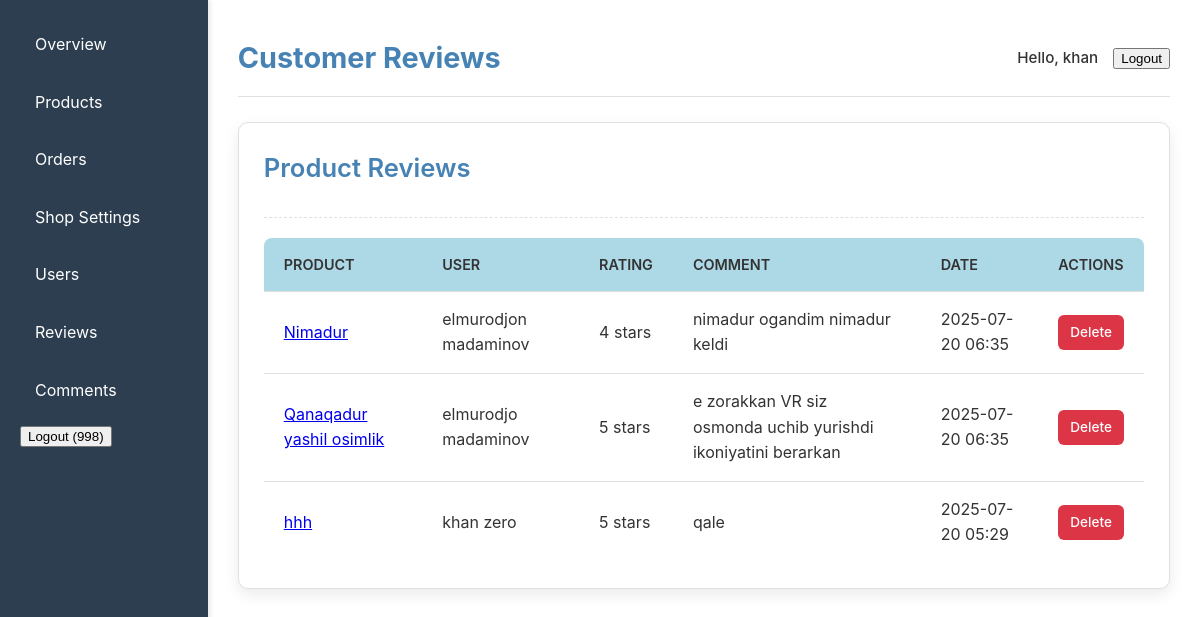
Page /dashboard/reviews/ (signed in) on the committed database.
### core/models.py (models this page shows, shortened)
class CustomUser(AbstractUser):
    username = models.CharField(max_length=150, unique=False, blank=True, null=True) # Make username non-unique and nullable
    phone_number = models.CharField(max_length=20, unique=True, help_text="User's phone number, used for login.")
    address = models.TextField(blank=True, null=True)
    profile_picture = models.ImageField(upload_to='users/profile_pictures/', blank=True, null=True)
    is_seller = models.BooleanField(default=False, help_text="Designates whether this user can own a shop.")
    class RoleChoices(models.TextChoices):
        BUYER = 'buyer', 'Buyer'
        SELLER = 'seller', 'Seller'
        ADMIN = 'admin', 'Admin'
    role = models.CharField(
        max_length=10,
        choices=RoleChoices.choices,
        default=RoleChoices.BUYER,
        help_text="User's role in the system."
    )
    USERNAME_FIELD = 'phone_number' # This tells Django to use phone_number for login
    REQUIRED_FIELDS = ['first_name', 'last_name'] # Fields required when creating a user via createsuperuser command
    objects = CustomUserManager() # Assign our custom manager
    groups = models.ManyToManyField(
        'auth.Group',
        verbose_name=_('groups'),
        blank=True,
        help_text=_('The groups this user belongs to. A user will get all permissions granted to each of their groups.'),
        related_name="customuser_groups",
        related_query_name="customuser",
    )
    user_permissions = models.ManyToManyField(
        'auth.Permission',
        verbose_name=_('user permissions'),
        blank=True,
        help_text=_('Specific permissions for this user.'),
        related_name="customuser_user_permissions",
        related_query_name="customuser_permission",
    )
    class Meta(AbstractUser.Meta): # Inherit meta options from AbstractUser
        swappable = 'AUTH_USER_MODEL' # Important for custom user models
        verbose_name = _('user')
        verbose_name_plural = _('users')

class Review(models.Model):
    product = models.ForeignKey(Product, on_delete=models.CASCADE, related_name='reviews')
    user = models.ForeignKey(settings.AUTH_USER_MODEL, on_delete=models.CASCADE, related_name='reviews')
    rating = models.IntegerField(
        choices=[(i, str(i)) for i in range(1, 6)], # 1 to 5 stars
        help_text="Rating from 1 to 5 stars"
    )
    comment_text = models.TextField(blank=True, null=True)
    review_date = models.DateTimeField(auto_now_add=True)
    class Meta:
        ordering = ['-review_date']
        unique_together = ('product', 'user') # One review per user per product
        verbose_name_plural = "Reviews"

class Product(models.Model):
    shop = models.ForeignKey(
        Shop,
        on_delete=models.CASCADE,
        related_name='products',
        help_text="The shop selling this product"
    )
    name = models.CharField(max_length=255)
    slug = models.SlugField(unique=True, max_length=255, blank=True) # Make blank=True for auto-generation
    description = models.TextField(blank=True, null=True)
    price = models.DecimalField(max_digits=10, decimal_places=2)
    category = models.ForeignKey(
        Category,
        on_delete=models.SET_NULL,
        null=True,
        blank=True,
        related_name='products'
    )
    stock = models.IntegerField(default=0)
    available = models.BooleanField(default=True, help_text="Is the product currently available for purchase?")
    created_at = models.DateTimeField(auto_now_add=True)
    updated_at = models.DateTimeField(auto_now=True)
    class Meta:
        ordering = ['-created_at']

### dashboard/views.py (the view)
# urls.py: path('reviews/', views.review_list, name='review_list'),
@login_required
@user_passes_test(lambda u: u.is_seller or u.is_superuser)
def review_list(request):
    if request.user.is_superuser:
        reviews = Review.objects.all().order_by('-review_date')
    elif request.user.is_seller and hasattr(request.user, 'shop_profile'):
        reviews = Review.objects.filter(product__shop=request.user.shop_profile).order_by('-review_date')
    else:
        reviews = Review.objects.none()
    context = {'reviews': reviews}
    return render(request, 'core/review_list.html', context)

### core/templates/core/review_list.html (shortened to what this page needs)
{% extends 'core/base_dashboard.html' %}
{% load static %}
{% block page_title %}Customer Reviews{% endblock page_title %}
{% block content %}
    <div class="dashboard-card">
        <div class="card-header">
            <h2>Product Reviews</h2>
        </div>
        <div class="card-body">
            {% if reviews %}
            <table>
                <thead>
                    <tr>
                        <th>Product</th>
                        <th>User</th>
                        <th>Rating</th>
                        <th>Comment</th>
                        <th>Date</th>
                        <th>Actions</th>
                    </tr>
                </thead>
                <tbody>
                    {% for review in reviews %}
                    <tr>
                        <td><a href="{% url 'dashboard:product_edit' review.product.slug %}">{{ review.product.name }}</a></td>
                        <td>{{ review.user.get_full_name|default:review.user.phone_number }}</td>
                        <td>{{ review.rating }} stars</td>
                        <td>{{ review.comment_text|truncatechars:100 }}</td>
                        <td>{{ review.review_date|date:"Y-m-d H:i" }}</td>
                        <td>
                            <a href="#" class="btn btn-sm btn-danger">Delete</a>
                        </td>
                    </tr>
                    {% endfor %}
                </tbody>
            </table>
            {% else %}
            <p>No reviews found.</p>
            {% endif %}
        </div>
    </div>
{% endblock content %}

### core/templates/core/base_dashboard.html (shortened to what this page needs)
<!DOCTYPE html>
<html lang="en">
{% load static %}
<head>
    <link rel="stylesheet" href="{% static 'css/dashboard.css' %}">
</head>
<body>
    <div class="dashboard-wrapper">
        <aside class="sidebar">
            <nav>
                <ul>
                    <li><a href="{% url 'dashboard:dashboard_overview' %}">Overview</a></li>
                    <li><a href="{% url 'dashboard:product_list' %}">Products</a></li>
                    <li><a href="{% url 'dashboard:order_list' %}">Orders</a></li>
                    {% if user.is_seller %}
                    <li><a href="{% url 'dashboard:shop_settings' %}">Shop Settings</a></li>
                    {% endif %}
                    {% if user.is_superuser %}
                    <li><a href="{% url 'dashboard:user_management' %}">Users</a></li>
                    {% endif %}
                    <li><a href="{% url 'dashboard:review_list' %}">Reviews</a></li>
                    <li><a href="{% url 'dashboard:comment_list' %}">Comments</a></li>
                    {% if user.is_authenticated and request.resolver_match.url_name != 'login' %}
                        <li>
                            <form action="{% url 'logout' %}" method="post" style="display: inline;">
                                <button type="submit" class="logout-button">Logout ({{ user.phone_number }})</button>
                            </form>
                        </li>
                    {% else %}
                        <li><a href="{% url 'login' %}">Login</a></li>
                        <li><a href="{% url 'register' %}">Register</a></li>
                    {% endif %}
                </ul>
            </nav>
        </aside>
        <main class="main-content">
            <header class="top-nav">
                <h1>{% block page_title %}{% endblock page_title %}</h1>
                <div class="user-info">
                    <span>Hello, {{ user.first_name }}</span>
                    <form action="{% url 'logout' %}" method="post" style="display: inline;">
                        <button type="submit" class="logout-button">Logout</button>
                    </form>
                </div>
            </header>
            <div class="content-area">
                {% block content %}
                {% endblock content %}
            </div>
        </main>
    </div>
    </body>
</html>

### static/css/dashboard.css (style rules this page uses)
:root { --color-primary-light-blue: #87CEEB; --color-secondary-light-blue: #ADD8E6; --color-text-blue: #4682B4; --color-background-white: #FFFFFF; --color-text-dark: #333333; --color-text-light: #666666; --color-border: #e0e0e0; --color-sidebar-bg: #2c3e50; }
body { font-family: 'Inter', 'Arial', 'Helvetica', sans-serif; margin: 0; background-color: var(--color-background-white); color: var(--color-text-dark); line-height: 1.6; }
h1, h2, h3, h4, h5, h6 { color: var(--color-text-blue); margin-top: 0; margin-bottom: 0.5em; }
.dashboard-wrapper { display: flex; min-height: 100vh; }
.sidebar { width: 250px; background-color: var(--color-sidebar-bg); color: white; padding: 20px; box-shadow: 2px 0 5px rgba(0,0,0,0.1); }
.sidebar nav ul { list-style: none; padding: 0; margin: 0; }
.sidebar nav ul li a { color: white; text-decoration: none; display: flex; align-items: center; padding: 12px 15px; border-radius: 6px; margin-bottom: 8px; transition: background-color 0.2s ease, color 0.2s ease; }
.main-content { flex-grow: 1; padding: 20px 30px; }
.top-nav { display: flex; justify-content: space-between; align-items: center; padding: 15px 0; border-bottom: 1px solid var(--color-border); margin-bottom: 25px; }
.top-nav h1 { margin: 0; font-size: 1.8em; color: var(--color-text-blue); }
.user-info { display: flex; align-items: center; gap: 15px; font-size: 0.95em; }
.user-info span { font-weight: 500; }
.dashboard-card { background-color: var(--color-background-white); border-radius: 10px; box-shadow: 0px 6px 15px rgba(0, 0, 0, 0.08); padding: 25px; margin-bottom: 25px; border: 1px solid var(--color-border); }
.card-header { display: flex; justify-content: space-between; align-items: center; margin-bottom: 20px; padding-bottom: 15px; border-bottom: 1px dashed var(--color-border); }
.card-header h2 { font-size: 1.6em; color: var(--color-text-blue); font-weight: 600; }
.btn { padding: 10px 20px; border-radius: 6px; text-decoration: none; font-weight: 600; cursor: pointer; border: none; transition: background-color 0.2s ease, color 0.2s ease, transform 0.1s ease; display: inline-flex; align-items: center; gap: 8px; }
.btn-danger { background-color: #dc3545; color: white; }
.btn-sm { padding: 7px 12px; font-size: 0.85em; font-weight: 500; }
table { width: 100%; border-collapse: separate; border-spacing: 0; margin-top: 20px; background-color: var(--color-background-white); border-radius: 8px; overflow: hidden; }
table th, table td { padding: 15px 20px; border-bottom: 1px solid var(--color-border); text-align: left; }
table th { background-color: var(--color-secondary-light-blue); color: var(--color-text-dark); font-weight: 600; text-transform: uppercase; font-size: 0.9em; }
table tr:last-child td { border-bottom: none; }

### rows in the picture
CustomUser: phone_number "998", first_name "khan"
Review: product.name "Nimadur", user.get_full_name "elmurodjon madaminov", rating "4", comment_text "nimadur ogandim nimadur keldi", review_date "2025-07-20 06:35"
Review: product.name "Qanaqadur yashil osimlik", user.get_full_name "elmurodjo madaminov", rating "5", comment_text "e zorakkan VR siz osmonda uchib yurishdi ikoniyatini berarkan", review_date "2025-07-20 06:35"
Review: product.name "hhh", user.get_full_name "khan zero", rating "5", comment_text "qale", review_date "2025-07-20 05:29"
